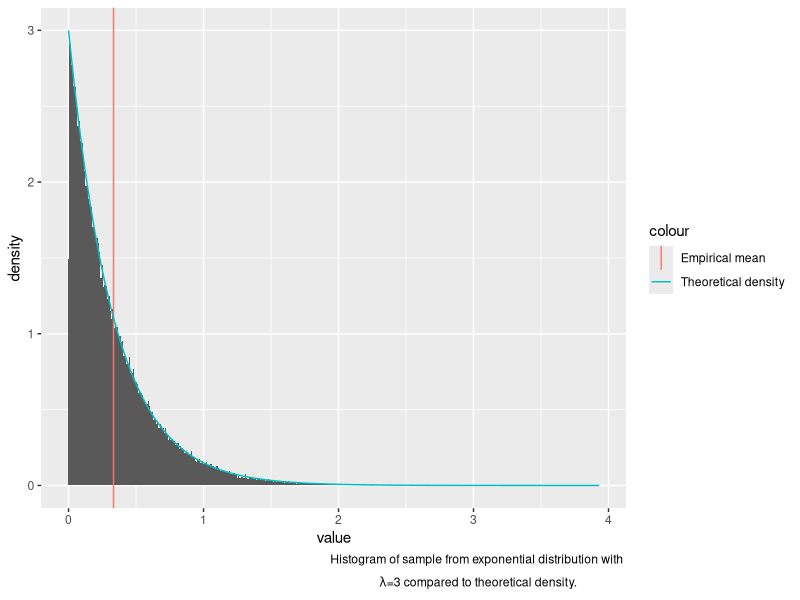
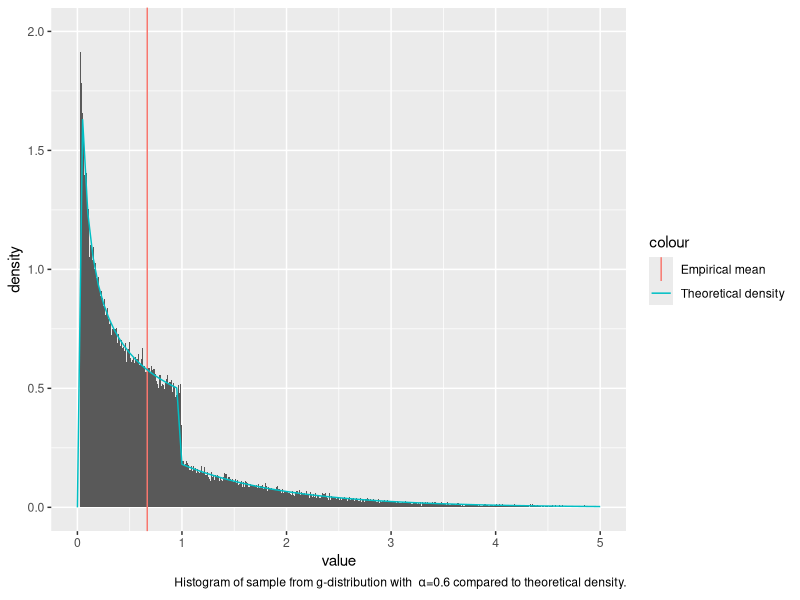
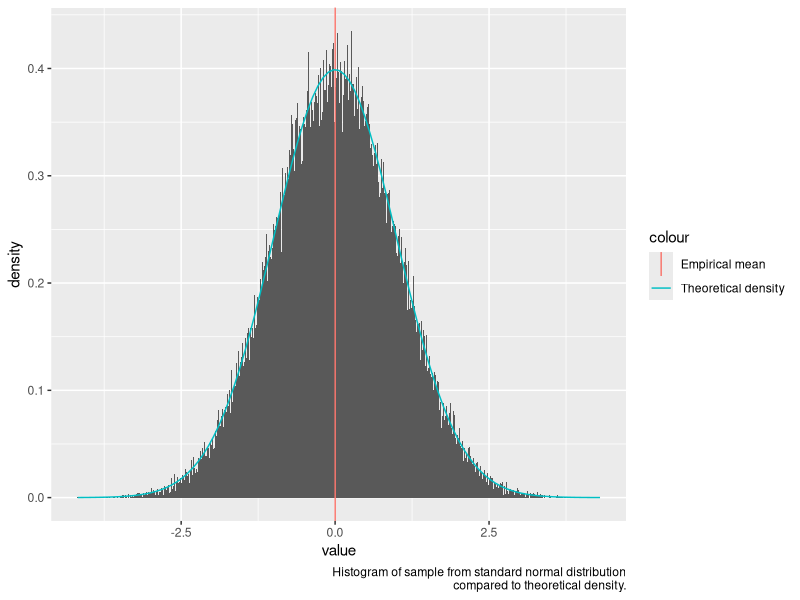
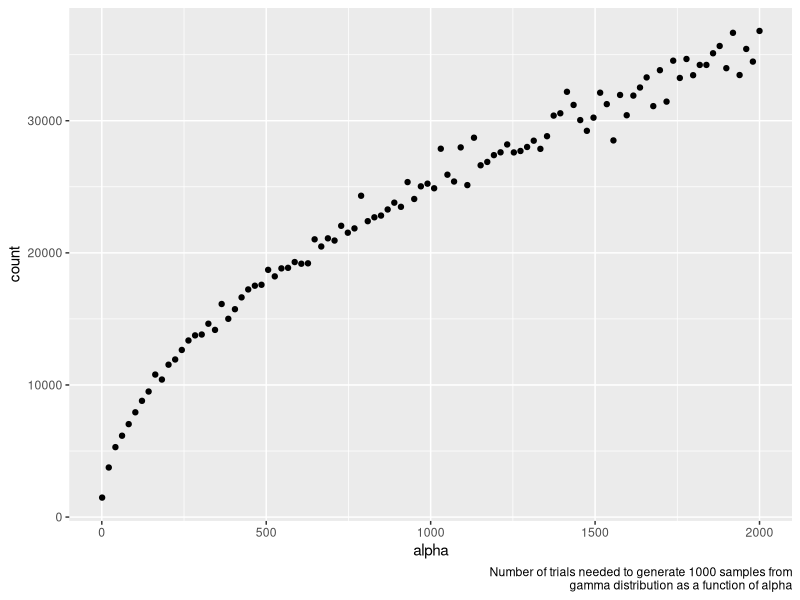
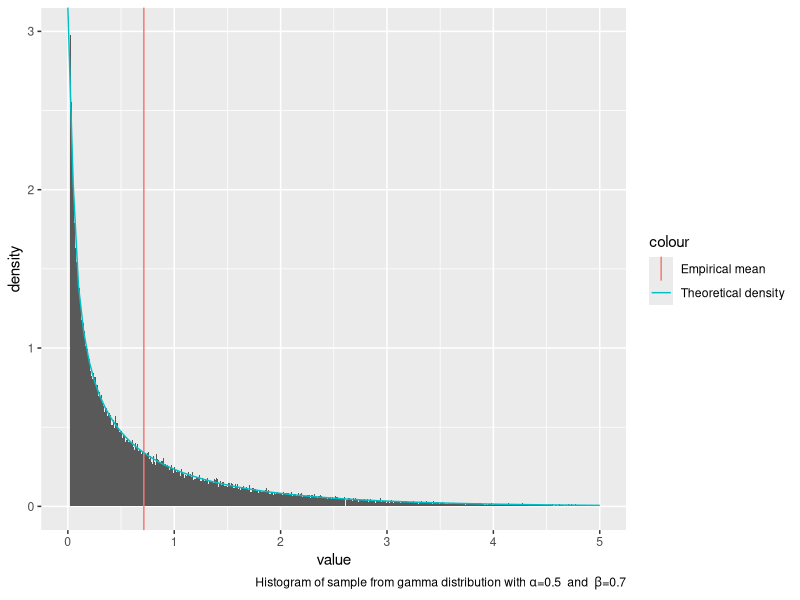
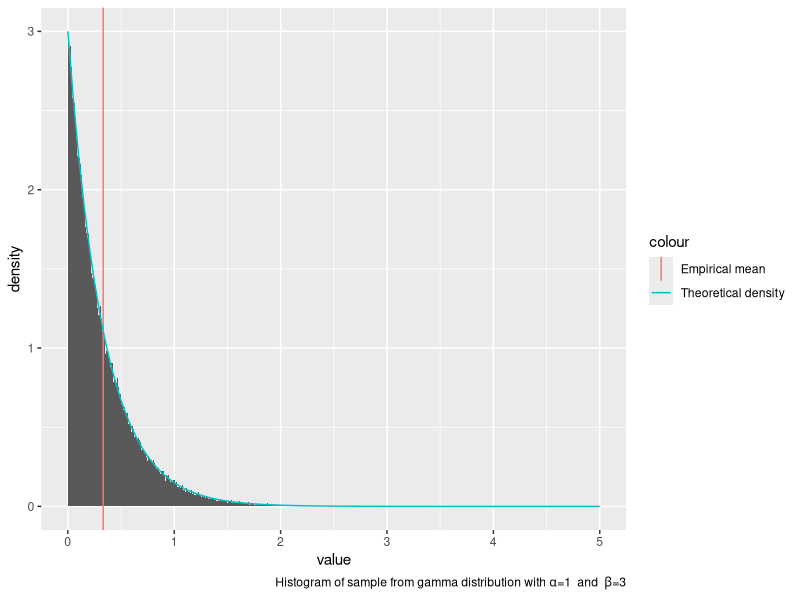
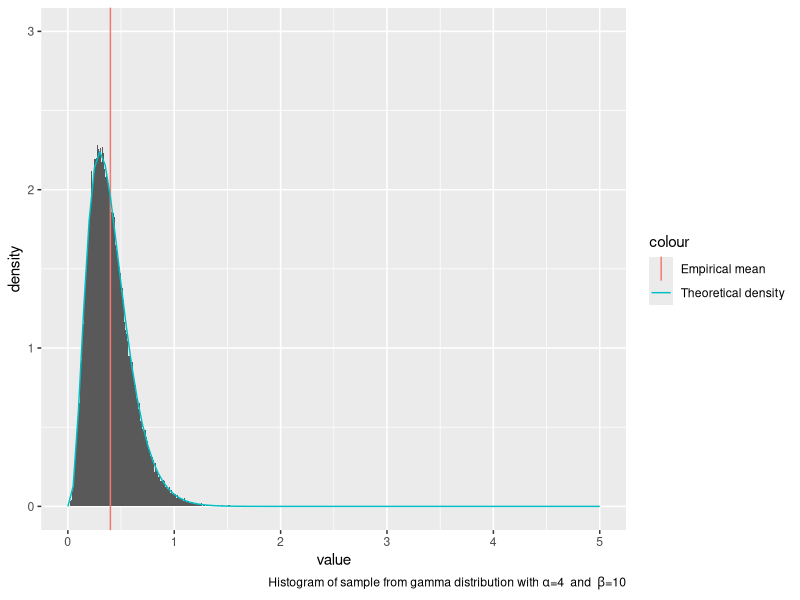
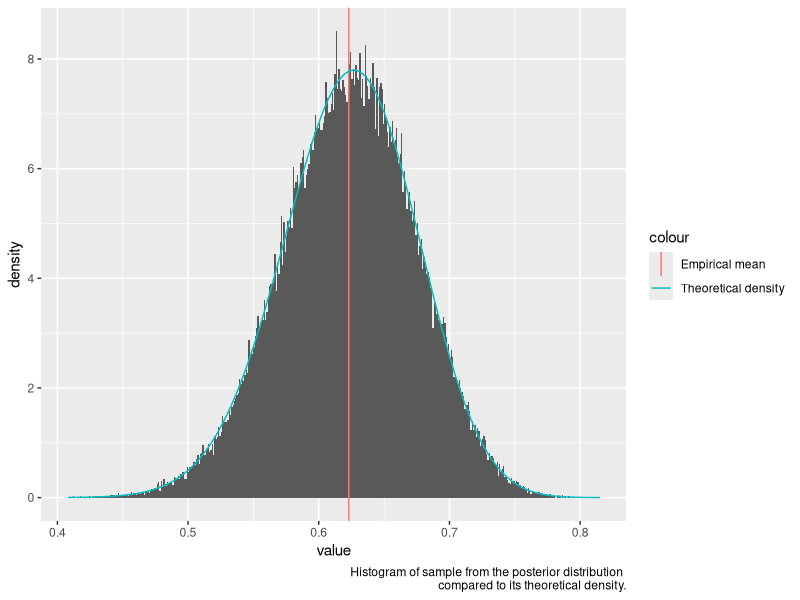

Write the R code that produced these figures, in order.
## ---- chunk 1
knitr::opts_chunk$set(echo = TRUE)
## ---- chunk 2
library(tidyverse)
## ---- chunk 3
#This function returns a vector of n independent samples from the exponential distribution
#with rate parameter lam, generated from the inverse cumulative distribution. 
random.exp <- function(n,lam){
  return(-1/lam * log(runif(n)))
}
## ---- chunk 4
#Function for comparing empirical mean and variance with theoretical values
#n=number of samples, func=sampling function, arg=arguments to func
#amean and avar=analytical mean and variance
test.function <- function(n,func,arg,amean,avar){
  exs.sample=func(n,arg)
  cat("Empirical mean:", mean(exs.sample), "Analytical mean:",amean, "\n")
  cat("Empirical variance:", var(exs.sample), "Analytical variance:",avar,"\n")
}

#Make histogram of sample
lam <- 3
sample.exp <- enframe(random.exp(100000,lam))

ggplot() +
  geom_histogram(
    data = data.frame(sample.exp),
    mapping = aes(x=value, y=..density..),
    binwidth = 0.01
  ) +
  geom_vline(
    aes(xintercept=mean(sample.exp$value),
        col='Empirical mean')
  ) +
  stat_function(
    fun = dexp,
    args = list(rate=lam),
    aes(col='Theoretical density')
  ) +
  labs(
    caption = expression(atop("Histogram of sample from exponential distribution with ",
                         paste(lambda*"=3 compared to theoretical density.")))
  )
## ---- chunk 5
test.function(10000,random.exp,lam,1/lam,1/lam^2)

## ---- chunk 6

#Function for normalising constant in g distribution given parameter a (=alpha).
c.g <- function(a){
  return (a*exp(1)/(a+exp(1)))
}

#Normalised density function for g
#Used only to compare with histogram
g <- function(x, a) {
  c <- c.g(a)
  out <- rep(0, length(x))
  left <- 0 < x & x < 1
  right <- 1 <= x
  out[left] <- c * (x[left] ^ (a - 1))
  out[right] <- c * exp(-x[right])
return(out)
}

#This function returns a vector of n independent samples from the g distribution with
#parameter a (=alpha), generated from the inverse cumulative distribution. 
random.g <- function(n,a){
  c <- c.g(a) #Normalising constant
  u <- runif(n)
  x <- rep(0,n)
  for (i in 1:n){
    if (u[i]<c/a){
      x[i] <- (a*u[i]/c)^(1/a)
    }
    else{
      x[i] <- (-log(1/a + exp(-1) - u[i]/c))
    }
  }
  return(x)
}

## ---- chunk 7

#Testing sampling function with n=10000 samples
a <- .6 #parameter
c <- c.g(a) #normalising constant
g.mean <- c/(a+1)+2*c*exp(-1) #analytical mean
g.var <- c*(1/(a+2)+ 5*exp(-1)) - g.mean^2 #analytical variance
test.function(10000,random.g,a,g.mean,g.var)
## ---- chunk 8
#Making histogram of sample from g
sample.g <- enframe(random.g(100000,a))

ggplot() +
  geom_histogram(
    data = data.frame(sample.g),
    mapping = aes(x=value, y=..density..),
    binwidth = 0.01,
    na.rm = TRUE
  ) +
  geom_vline(
    aes(xintercept=mean(sample.g$value),
        col='Empirical mean')
  ) +
  stat_function(
    fun = g,
    args = list(a=a),
    aes(col='Theoretical density')
  ) +
  ylim(0,2) +
  xlim(0,5) +
    labs(
      caption = bquote("Histogram of sample from g-distribution with "
                       ~alpha*"=0.6 compared to theoretical density.")
    )
## ---- chunk 9
#This function returns a vector of n independent samples from the standard normal
#distribution, generated by the Box-Müller algorithm
random.norm <- function(n){
  x1 <- runif(n)*2*pi
  x2 <- random.exp(n,.5)
  return(sqrt(x2)*cos(x1))
}

#Testing sampling function for standard normal distribution
sample.normal=enframe(random.norm(100000))
cat("Empirical mean:", mean(sample.normal$value), "Analytical mean:",0.0, "\n")
cat("Empirical variance:", var(sample.normal$value), "Analytical variance:",1.0,"\n")

ggplot() +
  geom_histogram(
    data = sample.normal,
    mapping = aes(x=value, y=..density..),
    binwidth = 0.01
  ) +
  geom_vline(
    aes(xintercept=mean(sample.normal$value),
        col='Empirical mean')
  ) +
  stat_function(
    fun = dnorm,
    aes(col='Theoretical density')
  ) +
  labs(
    caption = "Histogram of sample from standard normal distribution
              compared to theoretical density."
  )

## ---- chunk 10
#This function returns a sample from the d-variate normal distribution with mean mu
#and covariance S, transformed from standard normal samples. 
random.multinorm <- function(d,mu,S){
  x <- random.norm(d)
  A <- t(chol(S)) #transpose to get lower triangular cholesky matrix
  return(mu + A%*%x)
}

#Testing d-variate normal distribution sampler with 10000 samples
d = 3
N = 10000
sigma <- cbind(c(3,1,0), c(1,3,1), c(0,1,3)) #if d=3
mu <- seq(1,d)
multinormal.sample <- matrix(NA,N,d)
for (i in 1:N){
  multinormal.sample[i,] <- random.multinorm(d, mu, sigma)
}
#Theoretical mean vector:
mu
#Empirical mean vector:
colMeans(multinormal.sample)
#Empirical covariance matrix:
sigma
#Theoretical covariance matrix:
var(multinormal.sample)
## ---- chunk 11
#Acceptance probability
accept_prob <- function(x,a){ 
  if (x<1)
      return (exp(-x))
    else 
      return (x^(a-1))
}
## ---- chunk 12
#This function returns a vector of n independent samples from the gamma distribution
#with 0<a<1, beta=1, generated by the Rejection sampling
random.gamma1 <- function(n,a){ 
  x=rep(0,n)
  for (i in 1:n){
    finish = 0
    while(finish==0){  
      # Sample from the proposal distribution, g(x) (x>=0)
      sample.x = random.g(1,a)
      # Compute the acceptance probability alpha
      alpha=accept_prob(sample.x,a)
      # Generate a helping variable U from a uniform(0,1)
      u = runif(1, 0, 1)
      # Check if we accept it
      if(u <= alpha){
        x[i]=sample.x
        finish=1
      }
    }
  }
  return (x)
}

#Testing function for gamma sampling with 0<alpha<1 and 10000 samples
alpha=0.5
test.function(10000,random.gamma1,alpha,alpha,alpha)
## ---- chunk 13
logf <- function(u,alpha){ #log of f* with u=log(x)
  return (u*(alpha-1)-exp(u))
}

#This function sample uniformly from the [-inf,log(a)]X[-inf,log(b)] rectangles using 
#the inverse of the cumulative distribution 
sample <- function(log_ab){ #log_ab is either log(a) or log(b)
  v=log(runif(1,0,1))
  return (log_ab+v) 
}
## ---- chunk 14
#This function returns a vector of n independent samples from the gamma distribution
#with a>1, beta=1, generated by the ratio of uniforms method on log-scale. 
random.gamma2 <- function(n,alpha){
  count=0 #count how many tries the algorithm needs to generate n realisations
  x=rep(0,n)
  log_a=(alpha-1)/2*(log(alpha-1)-1) 
  log_b=(alpha+1)/2*(log(alpha+1)-1) #log(b+)
  for (i in 1:n){
    inside=FALSE
    while (inside==FALSE){
      u1=sample(log_a) #sample uniformly from [-inf,log(a)]
      u2=sample(log_b) #sample uniformly from [-inf,log(b)] 
      u=u2-u1 
      inside=0.5*logf(u,alpha)>=u1 #checking if the sample is inside C_f
      count=count+1
    }
    x[i] = exp(u) #re-transform the final result
  }
  vec=c(count,x) #count + vector with n samples
}

#Testing gamma sampler with alpha>1 and 1000 samples
alpha=2000
ex.gamma2=random.gamma2(1000,alpha)
cat("Empirical mean:",mean(ex.gamma2[-1]), "Analytical mean:",alpha, "\n")
cat("Empirical variance:", var(ex.gamma2[-1]), "Analytical variance:",alpha,"\n")
## ---- chunk 15
#Generate a plot with values of alpha on the x-axis and the number of tries used
#on the y-axis. 
plot.count <- function(nsample, n){
  count=rep(0,n)
  alpha=seq(1.01,2000,length.out=n)
  for (i in 1:n){
    a=alpha[i]
    c=random.gamma2(nsample,a)[1] #number of tries used to generate n samples for alpha[i]
    count[i]=c
  }
  return(cbind(alpha,count))
}
num.trials <- plot.count(1000, 100)
num.trials.frame <- data.frame(num.trials)
ggplot() +
  geom_point(
    data=num.trials.frame,
    mapping = aes(x=alpha, y=count)
  ) +
  labs(
    caption = "Number of trials needed to generate 1000 samples from
    gamma distribution as a function of alpha"
  )
  
## ---- chunk 16
#This function returns a vector of n independent samples from the gamma distribution
#with parameters alpha and beta. 
random.gamma <- function(n, alpha, beta){
  if (alpha==1){
    x=random.exp(n,alpha) #sample from exponential distribution
  }
  else if (alpha<1){
    x=random.gamma1(n,alpha) 
  }
  else {
    x=random.gamma2(n,alpha)[-1] #ignoring the first element, which is the number of tries
  }
  return (x/beta) #Transform from x-Ga(alpha,1) to x/beta-Ga(alpha,beta)
}

#Generic function for testing complete gamma sampling function
test.gamma <- function(n,alpha, beta){
  ex.gamma=random.gamma(n,alpha,beta)
  amean=alpha/beta #analytical mean
  avar=alpha/beta^2 #analytical variance
  cat("Empirical mean:", mean(ex.gamma), "Analytical mean:",amean, "\n")
  cat("Empirical variance:", var(ex.gamma), "Analytical variance:",avar,"\n")
}

#Genereric function for plotting histogram and density of gamma distribution
plot.gamma <- function(n,alphav,betav){
  sample.gamma <- enframe(random.gamma(n,alpha=alphav,beta=betav))
  ggplot() +
    geom_histogram(
      data = data.frame(sample.gamma),
      mapping = aes(x=value, y=..density..),
      binwidth = 0.01,
      boundary = 0,
      na.rm = TRUE
    ) +
    geom_vline(
      aes(xintercept=mean(sample.gamma$value),
          col='Empirical mean')
    ) +
    stat_function(
      fun = partial(dgamma, shape=alphav, rate=betav),
      aes(col='Theoretical density')
    ) +
    ylim(0,3) +
    xlim(0,5) +
    labs(
      caption = bquote("Histogram of sample from gamma distribution with"
                       ~ alpha *"="* .(alphav) ~ " and "
                       ~ beta *"="* .(betav))
    )
}
#Testing for each of the three cases
test.gamma(100000,0.5,0.7)
test.gamma(100000,1,3)
test.gamma(100000,4,10)

plot.gamma(100000,0.5,0.7)
plot.gamma(100000,1,3)
plot.gamma(100000,4,10)

## ---- chunk 17
#This function generates one realisation from Dirichlet distribution with
#parameter vector alpha.
random.dirichlet <- function(alpha){
  K <- length(alpha)
  z <- rep(0,K)
  for (i in 1:K)
    z[i] <- random.gamma(1,alpha[i],1) #n,shape,rate
  v <- sum(z)
  return (z/v)
}

#Generating Dirichlet samples with K=5
N_dir <- 10000
alpha <- c(.1, .5, .1, .3, .8)
K <- length(alpha)
dirichlet.sample <- matrix(1,N_dir,K)
for (i in 1:N_dir){
  dirichlet.sample[i,] <- random.dirichlet(alpha)
}
## ---- chunk 18
alphasum <- sum(alpha)
#Empirical mean
colMeans(dirichlet.sample)
#Analytical mean
alpha1 <- alpha/alphasum
alpha1
#Empirical variance
diag(var(dirichlet.sample))
#Analytical variance
alpha1*(1-alpha1)/(1+alphasum)
## ---- chunk 19
f <- function(theta){ #The proportional function
  return ((2+theta)^125*(1-theta)^(18+20)*theta^34) 
}

#Find the maxima of the proportional function 
res = optimise(f, interval = c(0,1),maximum=TRUE) 
maxima=res$objective

new_f <- function(theta){ #Normalised density function
  return (f(theta)/as.numeric(integrate(f,0,1)[1])) 
}

theta_new_f <- function(theta){ #theta*normalised function
  return (theta*new_f(theta))
}

posterior <- function(theta){ #proportional function with prior beta(1,5)
  return(f(theta)*(1-theta)^4)
}

posterior.normalised <- function(theta){ #normalised function with prior beta(1,5)
  posterior(theta)/as.numeric(integrate(posterior,0,1)[1])
}

theta_new_f_g <- function(theta){ #theta*normalised function with prior beta(1,5)
  return (theta*posterior.normalised(theta))
}
## ---- chunk 20
#This algorithm simulate from f(theta|y) using a uniform density as the proposal
#density, rejection sampling.
random.multinomial <- function(n){
  x.out <- rep(NA,n)
  tries <- 0
  for (i in 1:n){
    finished <- FALSE
    c <- maxima #res$objective
    while(!finished){
      x <- runif(1) #sample from the proposal distribution, U(0,1)
      alpha <- f(x) / c #compute the acceptance probability alpha
      u <- runif(1) #generate a helping variable U from a uniform(0,1)
      if (u <= alpha){ #Check if we accept it 
        finished <- TRUE
      }
      tries=tries+1 #count how many random numbers the algorithm generates
    }
    x.out[i] <- x #appending the values that get accepted (u<=alpha)
  }
  return(list(theta = x.out, tries = tries))
}
## ---- chunk 21
M=10000
sample.multinomial <- random.multinomial(M)
tries <- sample.multinomial$tries
cat("Estimated posterior mean:", mean(sample.multinomial$theta), "\n")
## ---- chunk 22
expected_mean=integrate(theta_new_f,0,1) 
cat("Expected posterior mean:", expected_mean$value, "\n")

sample.multinomial <- enframe(random.multinomial(100000)$theta)

ggplot() +
    geom_histogram(
      data = data.frame(sample.multinomial),
      mapping = aes(x=value, y=..density..),
      binwidth = 0.001,
      boundary = 0,
      na.rm = TRUE
    ) +
    geom_vline(
      aes(xintercept=mean(sample.multinomial$value),
          col='Empirical mean')
    ) +
    stat_function(
      fun = new_f,
      aes(col='Theoretical density')
    ) +
    labs(
      caption = "Histogram of sample from the posterior distribution 
                           compared to its theoretical density."
    )
## ---- chunk 23
average_theta_tries <- tries /M
cat("Average random numbers generated to obtain one sample:", average_theta_tries,"\n")
## ---- chunk 24
c=optimize(new_f,interval = c(0,1),maximum=TRUE)$objective
cat("Expected random numbers generated to obtain one sample:", c, "\n")
## ---- chunk 25
importance_sampling <- function(n){ 
  theta <- random.multinomial(n)$theta #samples from f(theta|y) with rejection sampling
  w=(1-theta)^4 #importance weight
  mu <- sum(theta*w)/sum(w) #self-normalizing 
  return(mu)
}

mu.estimate <- importance_sampling(10000)
mu.estimate
expected_mean=integrate(theta_new_f_g,0,1) 
expected_mean$value
